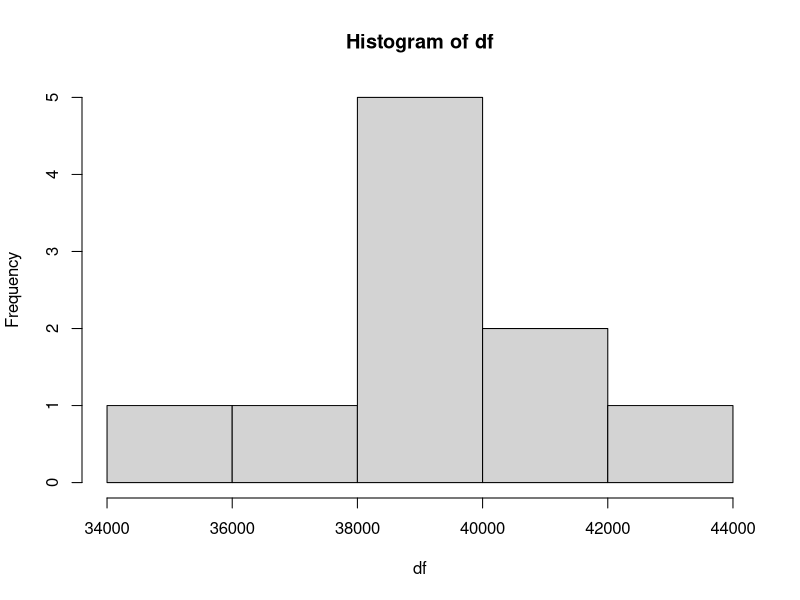
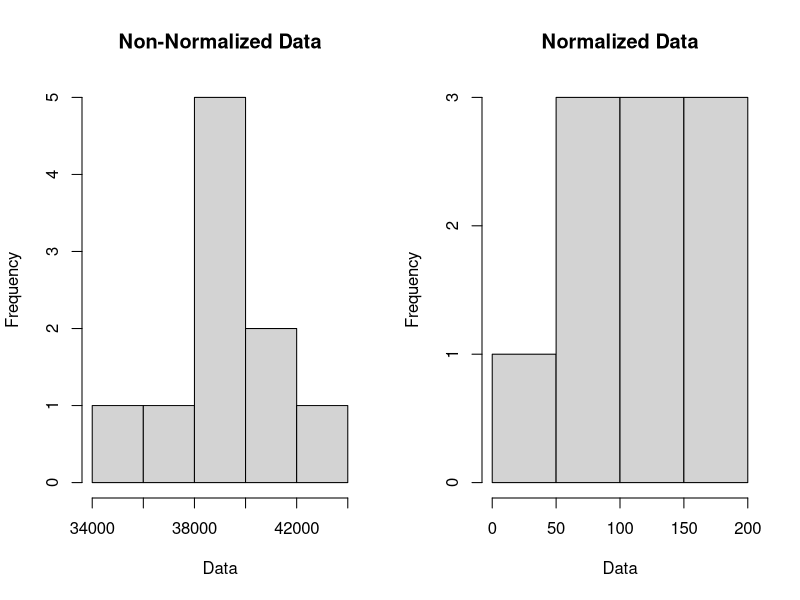

Write R code to recreate these figures, in order.
## Normalization


set.seed(4208)

#Generate random numbers
df <- rnorm(10, mean = 40000, sd=2000)
df
hist(df) # plot data


normalize <- function(df, mn, mx, int=TRUE, plot=TRUE){
  range <- max(df) - min(df)
  norm <- (df - min(df))/ (range)
  norm <- mn + as.integer((mx-mn)*norm)
  if (int==TRUE) {
    norm <- as.integer(norm)
  }
  if (plot==TRUE) {
    par(mfrow=c(1,2))    # set the plotting area into a 1*2 array
    hist(df,main = "Non-Normalized Data", xlab = "Data")
    hist(norm, main = "Normalized Data", xlab = "Data")
  }
    return(norm)
  par(mfrow=c(1,1))    # set the plotting area into a 1*2 array
  
}

mx <- 200 # maximum value of normalization
mn <- 10
normalize(df, mn, mx, TRUE, TRUE)
